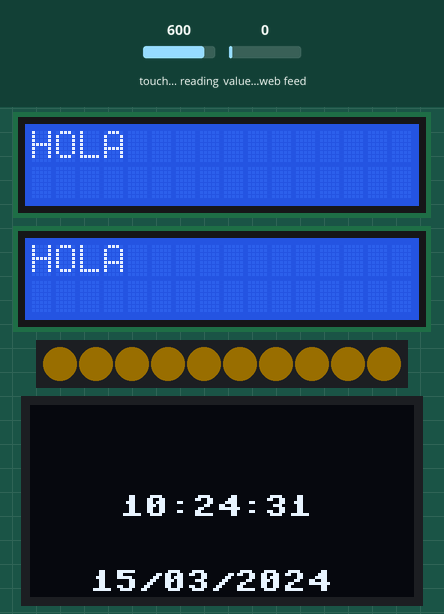
Simulated run of this program. Board: ESP32 board running MicroPython. On the bench: 2 × 16×2 character LCD, 10 RGB LEDs in strip order, left to right, 128×64 one-colour display. The inputs (shaded band) are chosen by the test bench; at power-on: value of the web feed 0, touch-pad reading 600. Dim RGB values are drawn brighter than linear; WiFi joins after 1.5 s; the clock reads 2024-03-15 10:24:30 at power-on unless the program sets it; requests to the public web service named in the program get a made-up reply in its usual format after 0.4 s (London, UTC, broken clouds, 64 % humidity, 1013 hPa unless stated); library files of the repository ran but are not shown: lcd_api.py, i2c_lcd.py, ssd1306.py; what the program prints to the serial console is not drawn. At 34.8 s the program stops and its outputs stay as they are.

Above: at 1.7 s.
1.8 s: value of the web feed set to 2
At 13.2 s:
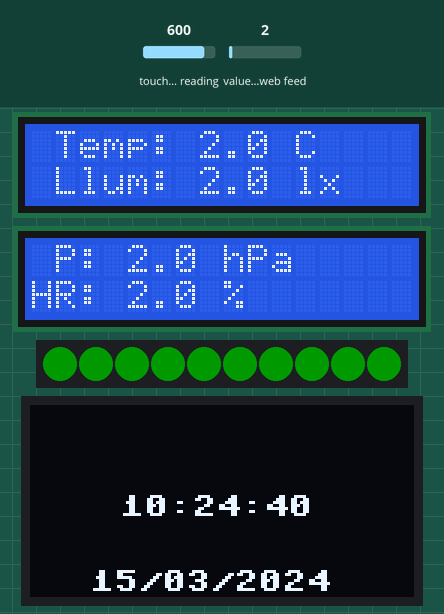
15.8 s: value of the web feed set to 25
At 23.4 s:
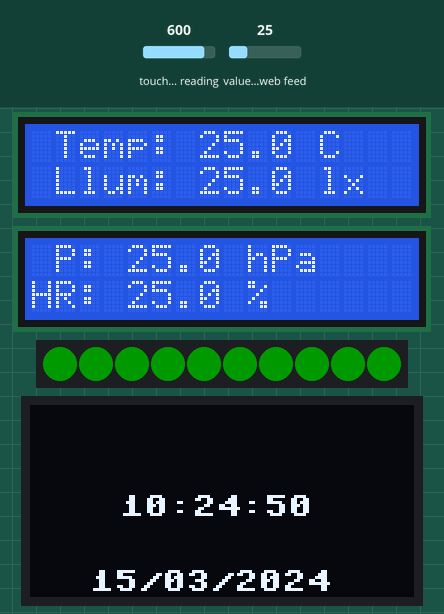
24.0 s: value of the web feed set to 50
At 34.1 s:
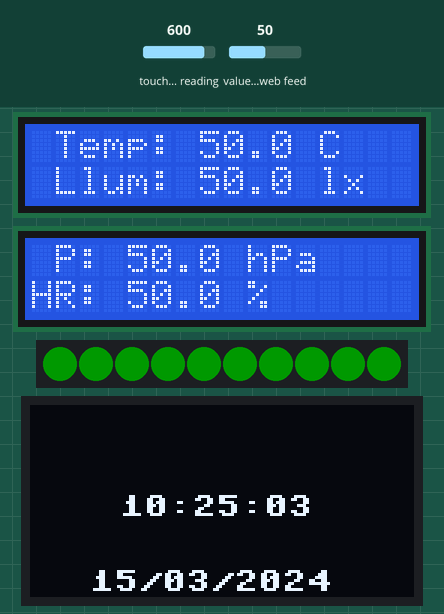
34.2 s: touch-pad reading set to 63
Timing chart, 0 to 36.3 s (numbered marks = the images above; inputs shaded):
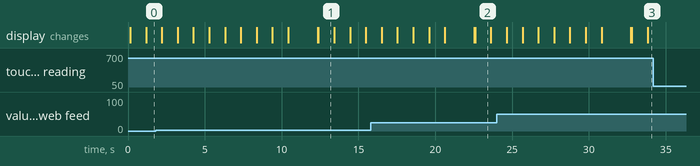

Measured:
- after the input at 34.2 s, every drawn part: stays the same

The program:

visualitzador_7.py
```python
''' Visualitzador 7. Recupera les dades de Thingspeak sense pauses sleep
    Mostra de dades en pantalles LCD
    Tira de LEDs per mostrar l'índex UV
    Mostra data i hora en OLED
    Autonomia. Sensor tàctil (TBreak) per sortir de bucle
    Afegit: mesures per reduir el consum (connexió intermitent a WiFi - lightsleep)'''

# --- Llibreries ---
import urequests
from time import ticks_ms, ticks_diff, sleep
from machine import Pin, I2C, RTC, TouchPad, lightsleep
import miwifi
import lcd_api
import i2c_lcd
import neopixel
import ssd1306

# --- Configuració ---
i2c1 = I2C(0, scl=Pin(22), sda=Pin(21))
i2c2 = I2C(1, scl=Pin(18), sda=Pin(19))
lcd1 = i2c_lcd.I2cLcd(i2c1, 0x27, 2, 16)
lcd2 = i2c_lcd.I2cLcd(i2c2, 0x27, 2, 16)
leds = neopixel.NeoPixel(Pin(23), 10)  # 23: pin de connexió - 10: núm de LEDs
oled = ssd1306.SSD1306_I2C(128, 64, i2c1)  # Dimensions -en pixels- de la pantalla
Tbreak = TouchPad(Pin(15))  # sensor tàctil (connectat al pin 15)

# --- Variables ---
last_update = ticks_ms()       # per control d'actualització de l'execució
last_data_update = ticks_ms()  # pel control de l'actualització de la data/hora
interval = 10000   # funcionament definitiu: 5 minuts (300.000 ms)

ssid = 'xxx'
psw = 'zzz'
url = 'https://api.thingspeak.com/channels/2933623/feeds.json?results=1'

# colors neopixel
lluentor = 0.1
verd = (0, int(lluentor*255), 0)
groc = (int(lluentor*255), int(lluentor*180), 0)
taronja = (int(lluentor*255), int(lluentor*100), 0)
vermell = (int(lluentor*255), 0, 0)
violeta = (int(lluentor*130), 0, int(lluentor*255))

# --- Accions inicials ---
#lcd1.backlight_on()
#lcd2.backlight_on()
lcd1.putstr ('HOLA')
lcd2.putstr ('HOLA')
oled.fill(0)             # Neteja la pantalla OLED
oled.text('HOLA', 50, 30)  # Centrat aproximadament a la part superior
oled.show()              # Mostra els canvis

for i in range(10):   # per a tots els 10 leds de la tira ...
    leds[i] = groc    # assigna un color inicial
leds.write()          # encén

#miwifi.connecta_wifi(ssid, psw)

# --- Funcions ---

def colors():
    # encen tota la tira d'un color en funció del valor recuperat de l'índex UV
    uv_num = float(uv)        # per comprovació: print (uv_num);print(type(uv_num))
    uv_int = int(uv_num)      # per comprovació: print(type(uv_int))

    if uv_int <= 2:
        color = verd
    elif uv_int <= 5:
        color = groc
    elif uv_int <= 7:
        color = taronja
    elif uv_int <= 10:
        color = vermell
    else:
        color = violeta

    for i in range(10):    # per a tots 10 leds de la tira ...
        leds[i] = color    # assigna a cada led el color corresponent
    leds.write()           # encén

def mostra():
    # mostra les dades en les LCD
    lcd1.clear()  # neteja la pantalla
    lcd2.clear()  # neteja la pantalla
    lcd1.move_to (1,0)  # posiciona el punter
    lcd1.putstr('Temp: ' + temp + ' C')
    lcd1.move_to (1,1)  # posiciona el punter
    lcd1.putstr('Llum: ' + lux + ' lx')
    lcd2.move_to (1,0)  # posiciona el punter
    lcd2.putstr('P: ' + pres + ' hPa')
    lcd2.move_to (0,1)  # posiciona el punter
    lcd2.putstr('HR: ' + hum + ' %')

def recupera():
    global temp, pres, hum, lux, uv
    # Fer consulta a ThingSpeak
    consulta = urequests.get(url)
    data = consulta.json()
    consulta.close()
    # recuperar les dades
    temp = data["feeds"][0]["field1"]
    pres = data["feeds"][0]["field2"]
    hum = data["feeds"][0]["field3"]
    lux = data["feeds"][0]["field4"]
    #uv = int(data["feeds"][0]["field5"])
    try:
        uv = int(data["feeds"][0]["field5"])
    except (ValueError, TypeError):
        uv = 0
    # mostra per la consola
    print(temp, pres, hum, lux, uv)

def recupera_hora():
    rtc = RTC()
    return rtc.datetime()  # Retorna la data i hora en format (YYYY, MM, DD, W, HH, MM, SS, MS)

# --- Funció per mostrar data i hora en OLED
def mostra_hora():
    dt = recupera_hora()
    # Format hora i data
    hora = "{:02d}:{:02d}:{:02d}".format(dt[4], dt[5], dt[6])
    data = "{:02d}/{:02d}/{:04d}".format(dt[2], dt[1], dt[0])

    oled.fill(0)             # Neteja la pantalla OLED
    oled.text(hora, 30, 30)  # Centrat aproximadament a la part superior
    oled.text(data, 20, 55)  # Centrat aproximadament a la part inferior
    oled.show()              # Mostra els canvis

# --- Execució ---
while True:
    # si activem el sensor tàctil, atura l'execució del bucle:
    if Tbreak.read() < 300:  # 300: llindar entre sensor tocat / no tocat
        print("Sensor tàctil activat, aturant l'execució")
        break

    ara = ticks_ms()

    # Actualitza la data i hora cada segon
    if ticks_diff(ara, last_data_update) >= 1000:
        mostra_hora()  # Actualitza la data i hora a l'OLED
        last_data_update = ara

    if ticks_diff(ara, last_update) >= interval:  # interval definitiu: 5 minuts (300.000 s)
        try:
            miwifi.connecta_wifi(ssid, psw); recupera(); miwifi.desconnecta_wifi()
            mostra(); colors()
            last_update = ara
        except Exception as e:
            print("Error:", e)

    print ('vaig a dormir')
    lightsleep(1000)  # Dorm 100 ms abans de continuar (estalvi energètic)
```

miwifi.py
```python
# importa:
import network                          # el mòdul network permet connectar en xarxa
from time import sleep                  # la classe sleep del mòdul time permet definir pauses

def connecta_wifi(ssid, psw):
    estacio = network.WLAN(network.STA_IF)  # configuració del dispositiu, que he anomenat estacio, com a estació
    estacio.active(True)                    # activa el mode estació
    estacio.connect(ssid, psw)              # connecta a la xarxa definida
    # mentre no estigui connectat ...
    while not estacio.isconnected():        # l'execució es mantindrà en aquest bucle
        print('.', end='')                    # barra de progrés (end="" fa que s'imprimeixi tot en la mateixa línia)
        sleep(0.1)                            # comprova la connexió cada 100 ms
    print('Connectat a', ssid)              # un cop connectat, mostra missatge de confirmació
    print ('la meva IP:', estacio.ifconfig()[0])
    print ('potencia senyal:', estacio.status('rssi'))
    global IP
    IP = estacio.ifconfig()[0]

def desconnecta_wifi():
    estacio = network.WLAN(network.STA_IF)  # configuració del dispositiu com a estació
    if estacio.isconnected():               # si està connectat, desconnecta
        estacio.disconnect()
        print("Desconnectat de Wi-Fi")
    estacio.active(False)
```
